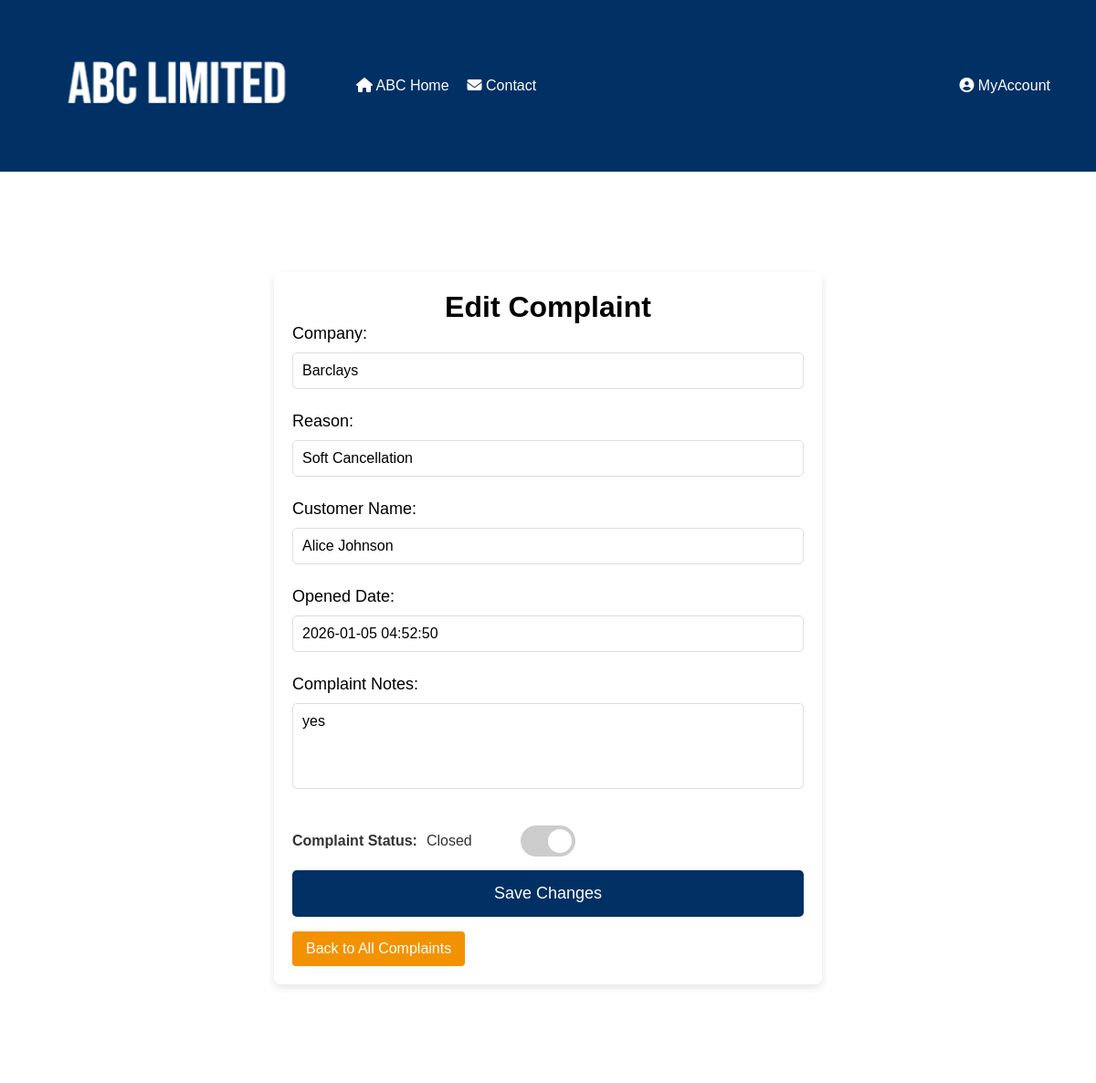
Page /php/EditComplaint.php?uid=1 (signed in) on the committed database.
### tables this page shows
CREATE TABLE "complaints" (
	"complaintID"	INTEGER,
	"userID"	INT NOT NULL,
	"companyID" INT NOT NULL,
	"reasonID"	INT NOT NULL,
	"description"	TEXT NOT NULL,
	"status"	INT NOT NULL CHECK("status" IN (0, 1)),
	"created"	TEXT CHECK("created" GLOB '????-??-?? ??:??:??'),
	"closed"	TEXT CHECK(("status" = 1 AND "closed" IS NULL) OR ("status" = 0 AND "closed" GLOB '????-??-?? ??:??:??')),
	"customerID"	INTEGER,
	PRIMARY KEY("complaintID" AUTOINCREMENT),
	FOREIGN KEY("customerID") REFERENCES "customers"("customerID") ON UPDATE CASCADE ON DELETE CASCADE,
	FOREIGN KEY("reasonID") REFERENCES "reasons"("reasonID") ON UPDATE CASCADE ON DELETE CASCADE,
	FOREIGN KEY("userID") REFERENCES "users"("userID") ON UPDATE CASCADE ON DELETE CASCADE,
	FOREIGN KEY("companyID") REFERENCES "company" ("companyID") ON UPDATE CASCADE ON DELETE CASCADE
);

CREATE TABLE "company" (
	"companyID"	INTEGER,
	"companyName"	TEXT NOT NULL,
	PRIMARY KEY("companyID" AUTOINCREMENT)
);

CREATE TABLE "reasons" (
	"reasonID"	INTEGER,
	"reason"	TEXT NOT NULL UNIQUE,
	PRIMARY KEY("reasonID")
);

CREATE TABLE "customers" (
	"customerID"	INTEGER,
	"name"	TEXT NOT NULL,
	"email"	TEXT NOT NULL CHECK("email" LIKE '%_@_%._%'),
	"password"	TEXT NOT NULL,
	PRIMARY KEY("customerID" AUTOINCREMENT)
);

### php/EditComplaint.php (the view, shortened to what this page needs)
<?php
$db = connectToDatabase();
$complaintID = isset($_GET['uid']) ? $_GET['uid'] : null;
$complaintData = null;
if ($complaintID) {
    $stmt = $db->prepare("SELECT c.*,
                        d.companyName AS company_name,
                        r.reason AS reason_name,
                        cu.name AS customer_name
                        FROM complaints c
                        LEFT JOIN reasons r ON c.reasonID = r.reasonID
                        LEFT JOIN company d ON c.companyID = d.companyID
                        LEFT JOIN customers cu ON c.customerID = cu.customerID
                        WHERE c.complaintID = :complaintID");
    $stmt->bindValue(':complaintID', $complaintID, SQLITE3_INTEGER);
    $result = $stmt->execute();
    $complaintData = $result->fetchArray(SQLITE3_ASSOC);
}
?>
<!DOCTYPE html>
<html lang="en">
<head>
    <link rel="stylesheet" href="../css/EditComplaint.css">
    <link
    rel="stylesheet"
    href="https://cdnjs.cloudflare.com/ajax/libs/font-awesome/6.2.1/css/all.min.css"
  />
</head>
<body>
<header>
        <a href="Homepage.php"><img class="logo" src="../abc.png" alt="ABC Logo"></a>
        <nav>
            <ul class="left-menu">
                <li><a href="Homepage.php"><i class="fa-solid fa-house"></i> ABC Home</a></li>
                <li><a href="../html/Contact.html"><i class="fa-solid fa-envelope"></i> Contact</a></li>
            </ul>
            <ul class="right-menu">
                <li class="dropdown">
                    <a href="javascript:void(0)" class="dropbtn"><i class="fa-solid fa-circle-user"></i> MyAccount</a>
                </li>
            </ul>
        </nav>
    </header>
    <main>
        <div class="container">
            <h1>Edit Complaint</h1>
            <?php if ($complaintData): ?>
                <form id="editComplaintForm" method="POST">
                    <label for="companyName">Company:</label>
                    <input type="text" id="companyName" name="companyName" value="<?php echo $complaintData['company_name']; ?>" readonly>
                    <label for="reasonName">Reason:</label>
                    <input type="text" id="reasonName" name="reasonName" value="<?php echo $complaintData['reason_name']; ?>" readonly>
                    <label for="customerName">Customer Name:</label>
                    <input type="text" id="customerName" name="customerName" value="<?php echo $complaintData['customer_name']; ?>" readonly>
                    <label for="openedDate">Opened Date:</label>
                    <input type="text" id="openedDate" name="openedDate" value="<?php echo $complaintData['created']; ?>" readonly>
                    <label for="complaintNotes">Complaint Notes:</label>
                    <textarea id="complaintNotes" name="complaintNotes" rows="4" readonly><?php echo $complaintData['description']; ?></textarea>
                    <div class="toggle-container">
                    <span class="toggle-label">Complaint Status:</span>
                    <span id="statusText" class="toggle-status"><?php echo $complaintData['status'] == 1 ? 'Open' : 'Closed'; ?></span>
                    <label class="toggle-switch">
                        <span class="toggle-slider"></span>
                    </label>
                    </div>
                    <button type="submit">Save Changes</button>
                    <a href="ViewAllComplaints.php" class="button">Back to All Complaints</a>
                </form>
            <?php else: ?>
                <p>No Complaint found or invalid Complaint ID.</p>
                <a href="ViewAllComplaints.php">Back to All Complaints</a>
            <?php endif; ?>
        </div>
    </main>
</body>
</html>

### css/EditComplaint.css (style rules this page uses)
* { margin: 0; padding: 0; box-sizing: border-box; font-family: Arial, Helvetica, sans-serif; }
header { background-color: #003064; color: #ffffff; display: flex; align-items: center; padding: 50px; }
img.logo { width: 300px; margin-right: 20px; }
nav { display: flex; justify-content: space-between; width: 100%; }
nav ul.left-menu { flex-grow: 1; }
nav ul.right-menu { justify-content: flex-end; }
.dropdown { position: relative; display: inline-block; }
nav ul { list-style: none; display: flex; align-items: center; margin: 0; padding: 0; }
nav ul li { margin-left: 20px; }
nav ul li a { color: #ffffff; text-decoration: none; }
main { background-color: #ffffff; padding: 80px; margin-top: 20px; margin-bottom: 100px; min-height: calc(100vh - 180px); display: flex; justify-content: center; align-items: center; flex-direction: column; }
.container { background-color: #ffffff; padding: 20px; border-radius: 8px; box-shadow: 0 4px 8px rgba(0, 0, 0, 0.1); width: 100%; max-width: 600px; text-align: center; margin-top: 10px; margin-bottom: auto; }
form { width: 100%; display: flex; flex-direction: column; align-items: flex-start; }
form label { font-size: 18px; margin-bottom: 10px; }
form input, form select, form textarea { width: 100%; padding: 10px; margin-bottom: 25px; border: 1px solid #ddd; border-radius: 5px; font-size: 16px; outline: none; resize: none; }
form button { background-color: #003064; color: white; padding: 15px 20px; font-size: 18px; border: none; border-radius: 5px; cursor: pointer; width: 100%; }
.button { display: inline-block; background-color: #f39200; color: white; padding: 10px 15px; text-align: center; text-decoration: none; border-radius: 4px; margin-top: 1rem; }
.toggle-container { display: flex; align-items: center; justify-content: space-between; gap: 10px; margin: 15px 0; width: 100%; }
.toggle-switch { position: relative; display: inline-block; width: 60px; height: 34px; margin: 0 auto; margin-right: 250px; }
.toggle-slider { position: absolute; cursor: pointer; top: 0; left: 0; right: 0; bottom: 0; background-color: #2196F3; transition: .4s; border-radius: 34px; }
.toggle-slider:before { position: absolute; content: ""; height: 26px; width: 26px; left: 4px; bottom: 4px; background-color: white; transition: .4s; border-radius: 50%; }
input:checked + .toggle-slider { background-color: #ccc; }
input:checked + .toggle-slider:before { transform: translateX(26px); }
.toggle-status { font-weight: 500; color: #333; user-select: none; }
.toggle-label { font-weight: bold; color: #333; margin-left: 0; }

### rows in the picture
complaints: companyName "Barclays", reasonName "Soft Cancellation", customerName "Alice Johnson", openedDate "2026-01-05 04:52:50", complaintNotes "yes"
